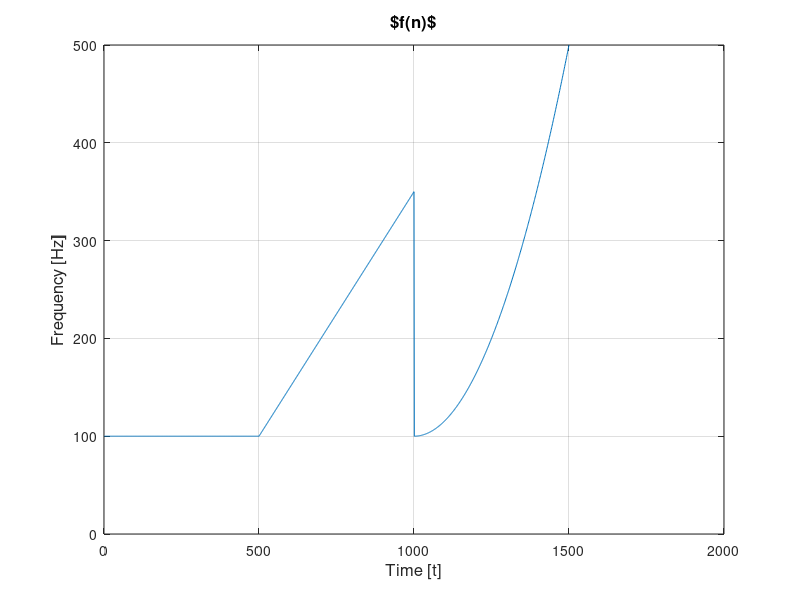
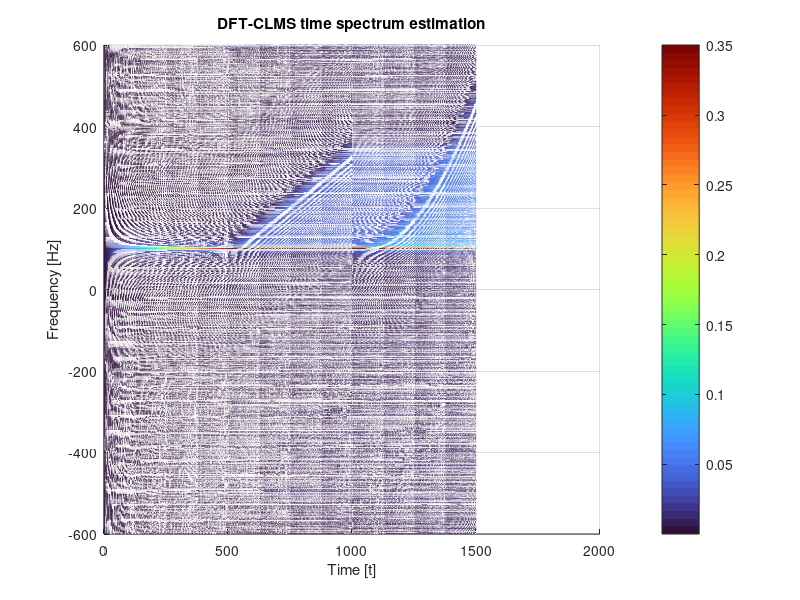

MATLAB code to generate these figures, in order:
clc
clear
close all

L = 1500;
M = 1;
% generate phase function
fe = zeros(L,1);
fe(1:500) = 100;
n = 501:1000;
fe(n) = 100 + (n-500)/2;
n = 1001:1500;
fe(n) = 100 + ((n-1000)/25).^(2);

% generate the phase
fs = 1200; % minimum sampling freqeuncy is 1000 Hz since maximum frequency is 500 Hz
phase = cumsum(fe);
noise = sqrt(0.05/2)*(randn(L,1) + 1i*randn(L,1));

figure() % plot the frequency change in time 
plot(fe)
xlabel("Time [t]",'fontsize',12);ylabel("Frequency [Hz]",'fontsize',12)
ylim([0, 500]); grid on; title("$f(n)$",'fontsize',12)

% Input signal
y = exp(1i* 2*pi/fs * phase) + noise;


% DFT-CLMS
w = zeros(L,L);
mu = 1;
for i = 1:length(y)
    x_n = 1/L * exp(1i*(2*(i-1)*pi)/L * (0:L-1));
    y_est = w(:,i)'*x_n.';
    e = y(i) - y_est;
    w(:,i+1) = w(:,i) + mu*conj(e)*x_n.';
end
w = w(:,M+1:end);
w_true = [w(1+L/2:end,:);w(1:L/2,:)]; % change to negaitve freqeuncy part
[xx,yy] = meshgrid(1:L, (-L/2+1:L/2)*(fs/L));

figure()
mesh(xx,yy,abs(w_true))
view(2);
colormap turbo;colorbar;
xlabel("Time [t]");ylabel("Frequency [Hz]")
title("DFT-CLMS time spectrum estimation")
